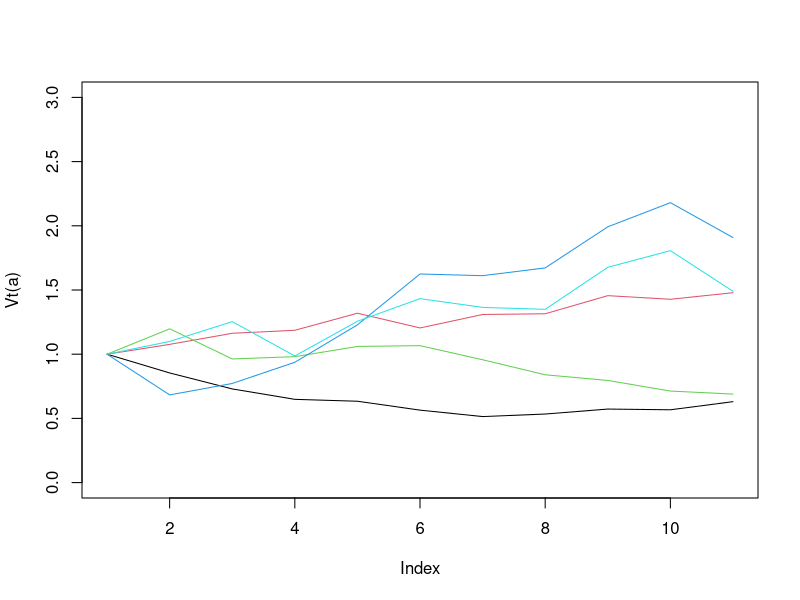
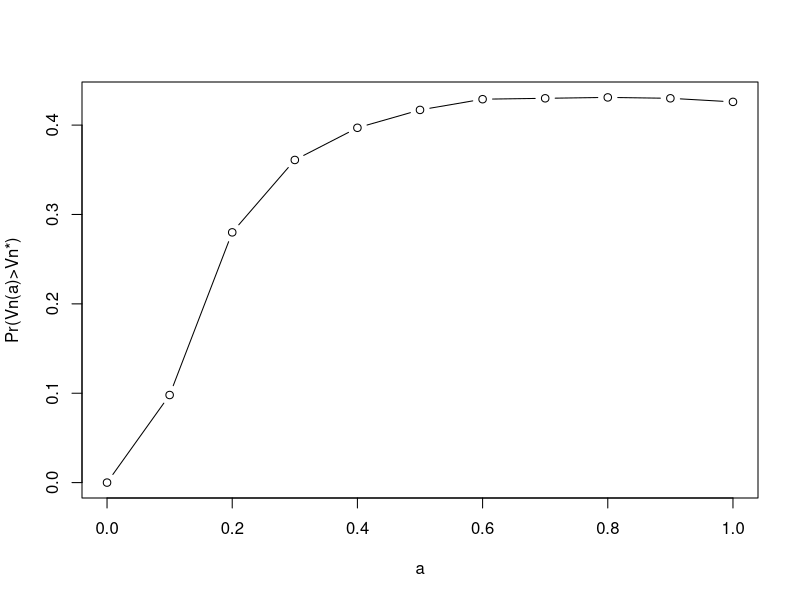

These figures' R source, in order:
set.seed(1234)

mu <- 0.05
sd <- 0.3

z <- matrix(rnorm(1000*20, mu, sd), nrow=1000, ncol=20)

n <- 5
v0 <- 1
rf <- 0.02
rstar <- 0.04
a <- 0.5

v1<-cbind(matrix(1,nrow=1000,ncol=1),matrix(0,nrow=1000,ncol=20))
v2<-cbind(matrix(1,nrow=1000,ncol=1),matrix(0,nrow=1000,ncol=20))

for (i in 1:1000) {
  for (j in 2:21) {
    v1[i,j]<-v1[i,j-1]*(1+(1-a)*rf+a*z[i,j-1])
    v2[i,j]<-v2[i,1]*((1+rstar)^(j-1))
    p<-colMeans(ifelse(v1>v2,1,0))
  }
}

p[2:21]


# b
plot(v1[1,1:11],type="l",ylab="Vt(a)",col=1,ylim=c(0,3))
lines(v1[2,1:11],type="l",col=2)
lines(v1[3,1:11],type="l",col=3)
lines(v1[4,1:11],type="l",col=4)
lines(v1[5,1:11],type="l",col=5)


# c 
a2<-matrix(seq(0,1,by=0.1),ncol=1)
v1_2<-cbind(matrix(1,nrow=1000,ncol=1),matrix(0,nrow=1000,ncol=20))
v2_2<-cbind(matrix(1,nrow=1000,ncol=1),matrix(0,nrow=1000,ncol=20))
p2<-matrix(rep(0,11*21),nrow=11)

for (k in 1:11) {
  for (i in 1:1000) {
    for (j in 2:21) {
      v1_2[i,j]<-v1_2[i,j-1]*(1+(1-a2[k,1])*rf+a2[k,1]*z[i,j-1])
      v2_2[i,j]<-v2_2[i,1]*((1+rstar)^(j-1))
    }
  }
  p2[k,c(1:21)]<-colMeans(ifelse(v1_2>v2_2,1,0))
}

plot(a2[,1],p2[,n+1],type="b",xlab="a",ylab="Pr(Vn(a)>Vn*)")


# d 
astar<-a2[which.max(p2[,n+1]),1]
astar

RSFC<-max(p2[,n+1])
RSFC

# e 
simulation<-function(mu,sd,rstar,period) {
  
  set.seed(1234)
  z<-matrix(rnorm(1000*20,mu,sd),nrow=1000,ncol=20)
  a_new<-matrix(seq(0,1,by=0.1),ncol=1)
  v1_new<-cbind(matrix(1,nrow=1000,ncol=1),matrix(0,nrow=1000,ncol=20))
  v2_new<-cbind(matrix(1,nrow=1000,ncol=1),matrix(0,nrow=1000,ncol=20))
  p_new<-matrix(rep(0,11*21),nrow=11)
  
  for (k in 1:11) {
    for (i in 1:1000) {
      for (j in 2:21) {
        v1_new[i,j]<-v1_new[i,j-1]*(1+(1-a_new[k,1])*rf+a_new[k,1]*z[i,j-1])
        v2_new[i,j]<-v2_new[i,1]*((1+rstar)^(j-1))
      }
    }
    p_new[k,c(1:21)]<-colMeans(ifelse(v1_new>v2_new,1,0))
  }
  astar<-a_new[which.max(p_new[,period+1]),1]
  RSFC<-max(p_new[,period+1])
  return(list(astar,RSFC))
}


simulation(0.05,0.3,0.03,5)
simulation(0.05,0.3,0.03,10)
simulation(0.05,0.3,0.04,5)
simulation(0.05,0.3,0.04,10)
simulation(0.05,0.3,0.06,5)
simulation(0.05,0.3,0.06,10)
